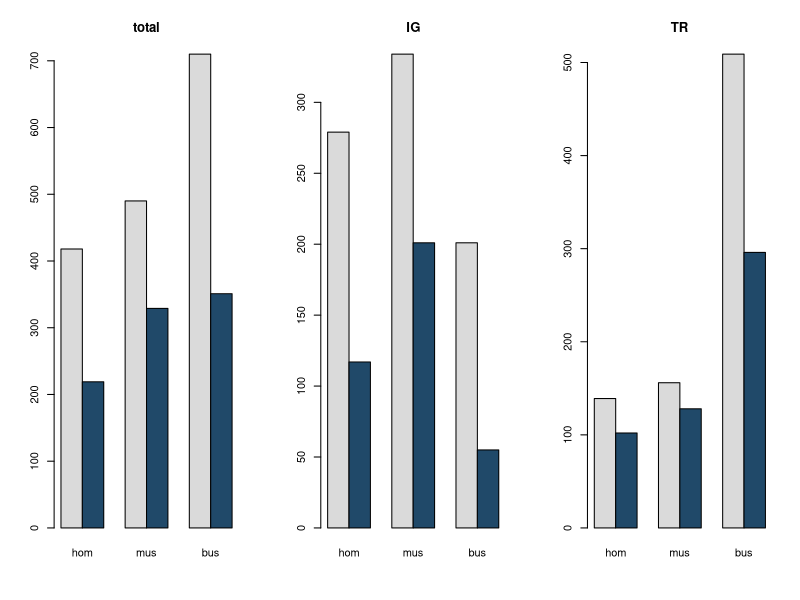
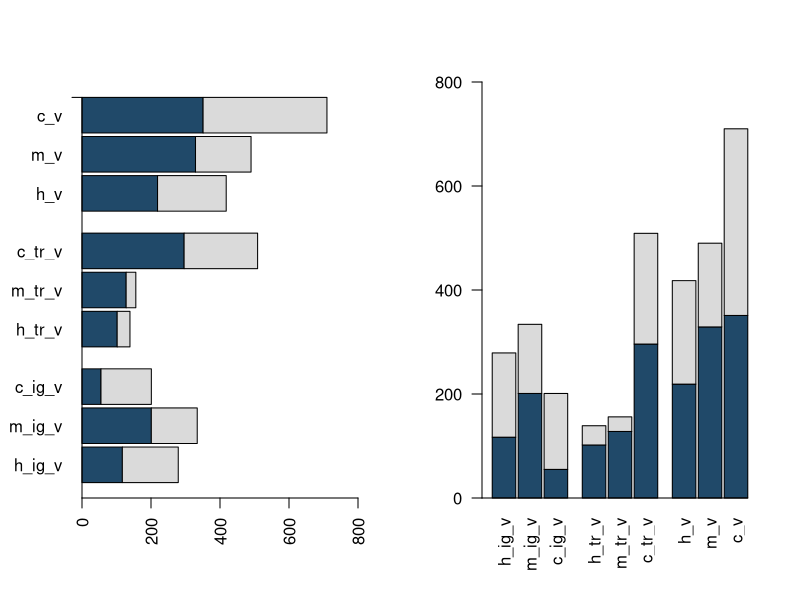

Write R code to recreate these figures, in order.

#' **barplot of V gene numbers of three species**


library(magrittr)



v_stat_total <- data.frame(hom=c(418, 219), mus=c(490, 329), bus=c(710, 351))
v_stat_IG <- data.frame(hom=c(279, 117), mus=c(334, 201), bus=c(201, 55))
v_stat_TR <- data.frame(hom=c(139, 102), mus=c(156, 128), bus=c(509, 296))



rownames(v_stat_total) <- c('total', 'F')
rownames(v_stat_IG) <- c('total', 'F')
rownames(v_stat_TR) <- c('total', 'F')



# 4 X 7
layout(matrix(c(1,2,3), nrow = 1))

barplot(v_stat_total %>% as.matrix(), beside = T, col = c('#dadada', '#204969'), main = 'total')
barplot(v_stat_IG %>% as.matrix(), beside = T, col = c('#dadada', '#204969'), main = 'IG')
barplot(v_stat_TR %>% as.matrix(), beside = T, col = c('#dadada', '#204969'), main = 'TR')





layout(matrix(c(1,2), nrow = 1))
v.df <- data.frame(h_ig_v = c(117, 279-117), m_ig_v = c(201, 334-201), c_ig_v = c(55, 201-55),
				   h_tr_v =c(102, 139-102), m_tr_v = c(128, 156-128), c_tr_v = c(296, 509-296),
				   h_v = c(219, 418-219), m_v = c(329, 490 -329), c_v = c(351, 710-351))




tes <- barplot(v.df %>% as.matrix(), horiz = T, xlim = c(0, 800), col = c('#204969','#dadada'), las =2,
		space = c(0.1, 0.1, 0.1, 0.618, 0.1, 0.1, 0.618, 0.1, 0.1))

axis(2, labels = F, at =c(-1, 10.936))

# 7.5 x 4.5
tes <- barplot(v.df %>% as.matrix(), horiz = F, ylim = c(0, 800), col = c('#204969','#dadada'), las =2,
			   space = c(0.1, 0.1, 0.1, 0.618, 0.1, 0.1, 0.618, 0.1, 0.1))

axis(1, labels = F, at =c(-1, 10.936), lwd.ticks = 0)


layout(matrix(1))
